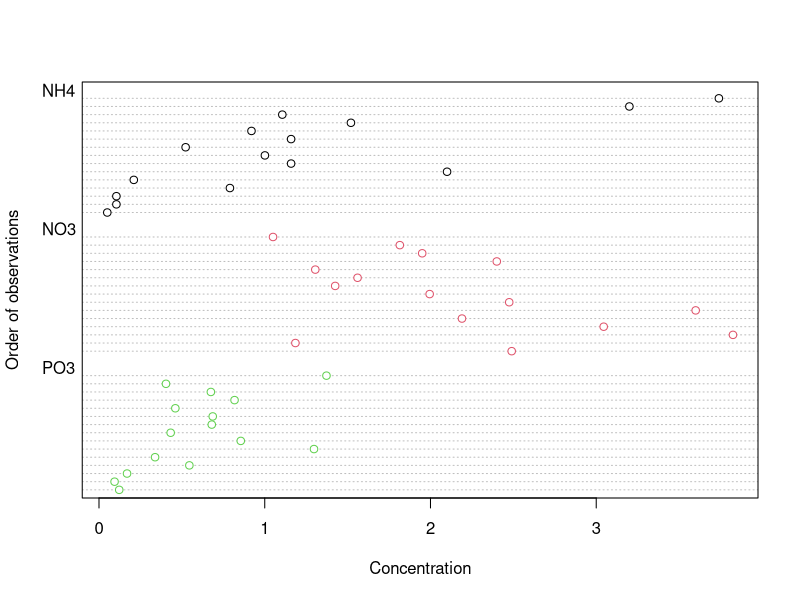
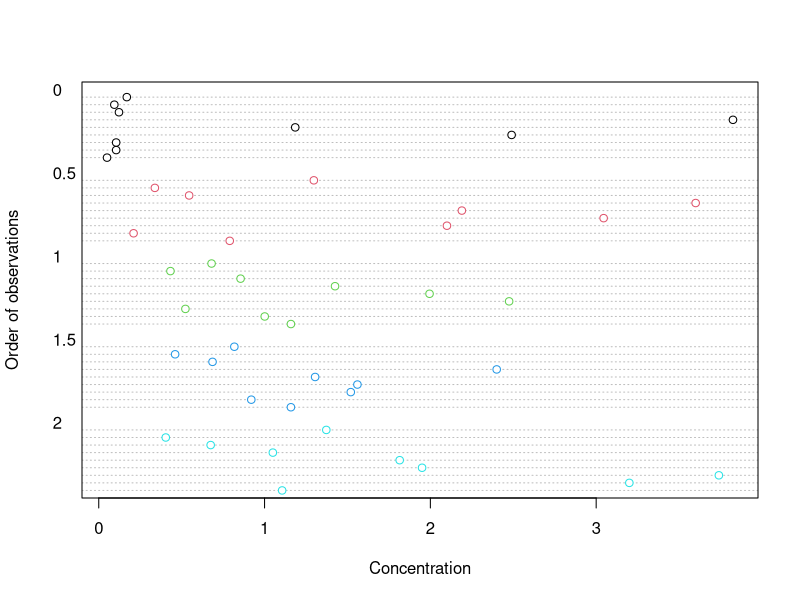
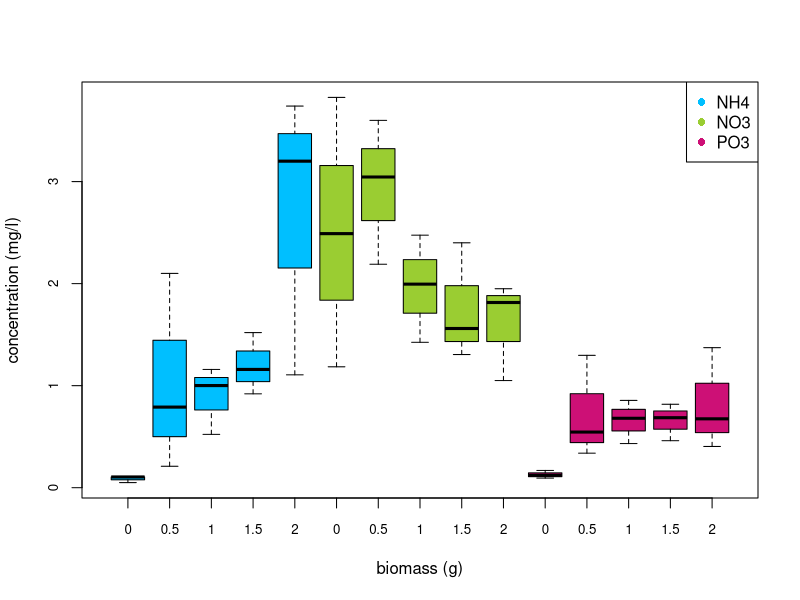
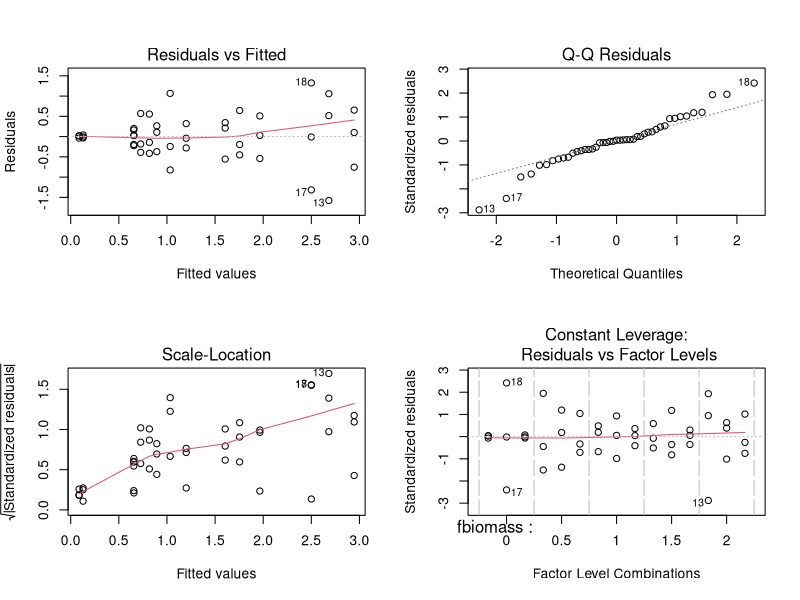
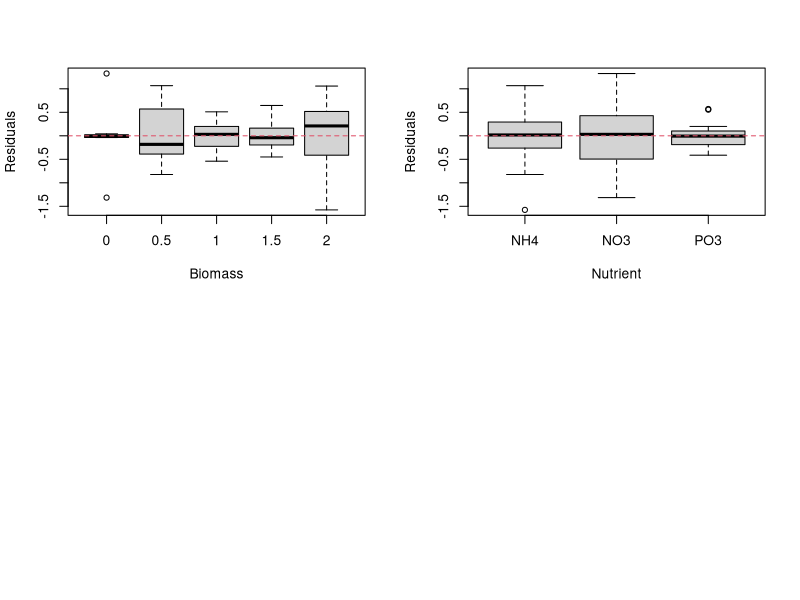
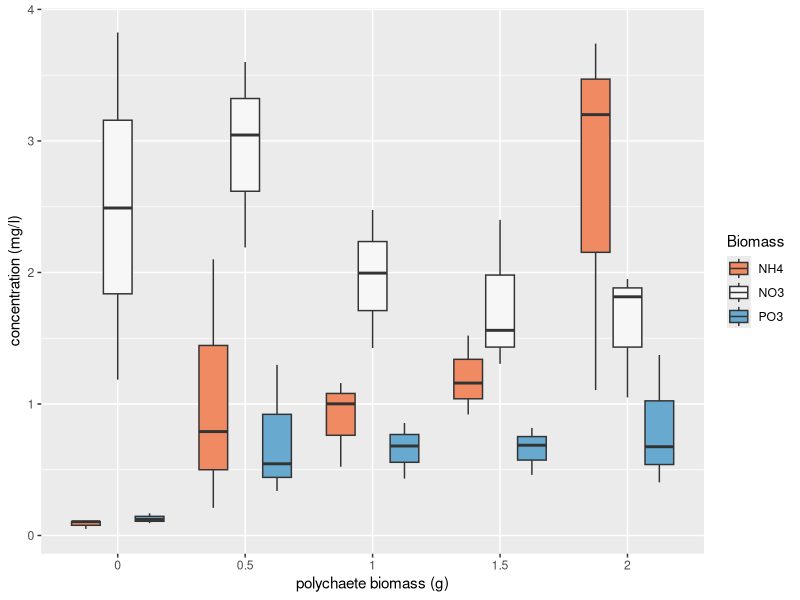

These charts were generated, in order, by the following R code:
## ---- chunk 1
knitr::opts_chunk$set(echo=TRUE,tidy.opts=list(width.cutoff=55),tidy=TRUE)
## ---- chunk 2
library(nlme)
library(effects)
library(ggplot2) # this is optional (see bonus code at the end)
## ---- chunk 3
nereis <- read.table("data/Hediste.txt", header = TRUE, stringsAsFactors = TRUE)

nereis$fbiomass <- factor(nereis$biomass)
str(nereis)
## ---- chunk 4
xtabs(~ fbiomass + fnutrient, data = nereis)
## ---- chunk 5
dotchart(nereis$concentration, groups = nereis$fnutrient, 
         col = as.numeric(nereis$fnutrient), 
         xlab = "Concentration", ylab = "Order of observations")
## ---- chunk 6
dotchart(nereis$concentration,
	groups = nereis$fbiomass,
	col = as.numeric(nereis$fbiomass),
	xlab = "Concentration", ylab = "Order of observations")
## ---- chunk 7
boxplot(concentration ~ fbiomass * fnutrient,
    xlab = "biomass (g)",   	
    main = "", ylab = "concentration (mg/l)", 
    data = nereis, cex.axis = 0.8, 
    col = rep(c("deepskyblue", "yellowgreen", "deeppink3"), each = 5),
    names = rep(c(0, 0.5, 1, 1.5, 2), 3))
    
legend("topright", col = c("deepskyblue", "yellowgreen", "deeppink3"), 
       legend = c("NH4", "NO3", "PO3"), pch = 16)
## ---- chunk 8
nereis.lm <- lm(concentration ~ fbiomass * fnutrient, data = nereis)
## ---- chunk 9
par(mfrow = c(2,2))
plot(nereis.lm)
## ---- chunk 10
plot(resid(nereis.lm) ~ nereis$fbiomass, xlab = "Biomass",
     ylab = "Residuals")
abline(h = 0, lty =2, col = 2)
## ---- chunk 11
plot(resid(nereis.lm) ~ nereis$fnutrient,xlab = "Nutrient",
     ylab = "Residuals")
abline(h = 0, lty =2, col = 2)
## ---- chunk 12
library(ggplot2)
ggplot(nereis, aes(x = fbiomass, y = concentration, fill = fnutrient)) + 
    geom_boxplot() + labs(x = "polychaete biomass (g)", 
    y = "concentration (mg/l)", fill = "Biomass") + 
    scale_fill_brewer(palette = "RdBu")
## ---- chunk 13
sessionInfo()
